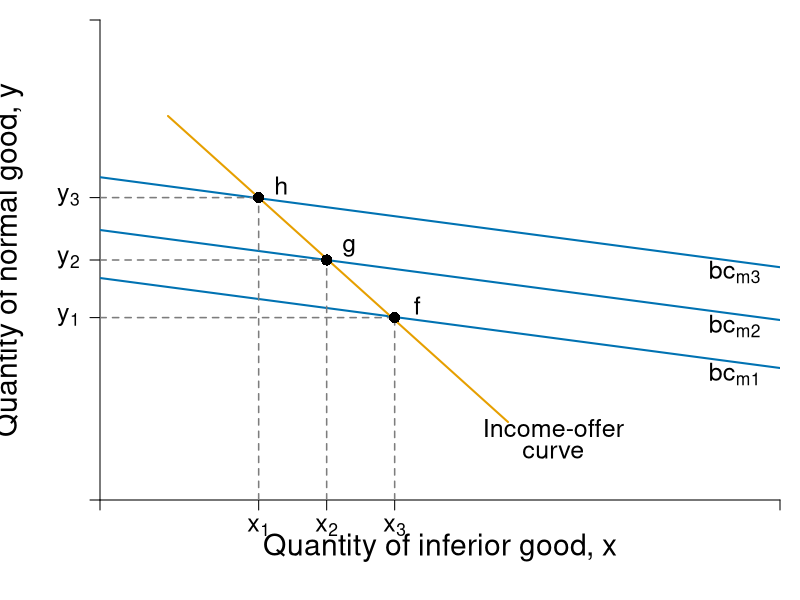

This figure's R source:
require(shape)
pdf(file = "indmarketdemand/budget_inferior_incomechange.pdf", width = 7, height = 7)

#Set parameters for graphics
pointsize <- 1.8
axislabelsize <- 1.8
labelsize <- 1.5
namesize <- 1.8
annotatesize <- 1.5
graphlinewidth <- 2
segmentlinewidth <- 1.5


COL <- c("#7fc97f", "#beaed4", "#fdc086", "#ffff99", "#386cb0", "#f0027f", "#bf5b17", "#666666")
COLA <- c("#99d8c9","#66c2a4","#41ae76", "#238b45", "#005824")
COLB <- c("#4eb3d3", "#2b8cbe", "#0868ac","#084081")
grays <- gray.colors(25, start = 1, end = 0)
CBCols <- c("#009E73","#0072B2","#E69F00","#CC79A7", "#F0E442")

#Edited the margins to cater for the larger LHS labels
par(mar =  c(5, 5, 1, 1))

uA <- function(x, y, alpha = 0.8, beta = 0.4, a = 0.2, b = 5){
  log(a*(x)^alpha + b*(y)^beta)
}

uA2 <- function(x, y, a = 0.5){
  a*log(x) + y^2/2
}


bcA <- function(x, m = 2.25, px = 0.25, py = 1) {
  m/py - (px/py)*x
}

mOffer <- function(x, int, slope) {
  int - slope*x
}



xlims <- c(0, 3)
ylims <- c(0, 4)

npts <- 501 
x <- seq(xlims[1], xlims[2], length.out = npts)
y <- seq(ylims[1], ylims[2], length.out = npts) 
ulevels <- c(1.3, 2, 3)

plot(0, 0, xlim = xlims, ylim = ylims, type = "n",
     xlab = expression(paste("")),
     ylab = expression(paste("")), 
     xaxt = "n", 
     yaxt = "n", 
     cex.lab = axislabelsize, 
     bty = "n",
     xaxs = "i", 
     yaxs = "i")

ticksy <- c(0, 1.52, 2, 2.52, ylims[2])
ylabels <- c(NA, expression(paste(y[1])), expression(paste(y[2])), expression(paste(y[3])), NA)
ticksx <- c(0, 0.7, 1, 1.3, xlims[2])
xlabels <- c(NA, expression(paste(x[1])), expression(paste(x[2])), expression(paste(x[3])), NA)

axis(1, at = ticksx, pos = 0, labels = xlabels, cex.axis = labelsize)
axis(2, at = ticksy, pos = 0, labels = ylabels, las = 1, cex.axis = labelsize)

npts <- 500 
xx1 <- seq(xlims[1], xlims[2], length.out = npts)
xx2 <- seq(xlims[1] + 0.3, xlims[2] - 1.2, length.out = npts)
lines(xx1, bcA(xx1, m = 1.85), col = CBCols[2], lwd = graphlinewidth)
lines(xx1, bcA(xx1, m = 2.25), col = CBCols[2], lwd = graphlinewidth)
lines(xx1, bcA(xx1, m = 2.69), col = CBCols[2], lwd = graphlinewidth)
lines(xx2, mOffer(xx2, int = 3.71, slope = 1.7), col = CBCols[3], lwd = graphlinewidth)

#Label Axes
text(0.5*xlims[2], -0.4, expression(paste("Quantity of inferior good, ", x)), xpd = TRUE, cex = axislabelsize) 
text(-0.4, 0.5*ylims[2], expression(paste("Quantity of normal good, ", y)), xpd = TRUE, cex = axislabelsize, srt = 90) 

#Label the budget curve functions for the HG, Aisha
text(2.8, 1.05, expression(bc[m1]), cex = labelsize)
text(2.8, 1.45, expression(bc[m2]), cex = labelsize)
text(2.8, 1.9, expression(bc[m3]), cex = labelsize)

text(2, 0.6, expression(paste("Income-offer")), cex = labelsize)
text(2, 0.4, expression(paste("curve")), cex = labelsize)


segments(0.7, 0, 0.7, 2.52, lty = 2, col = grays[20], lwd = segmentlinewidth)
segments(0, 2.52, 0.7, 2.52, lty = 2, col = grays[20], lwd = segmentlinewidth)
points(0.7, 2.52, pch = 16, col = "black", cex = 1.5)
text(0.7 + 0.1, 2.52 + 0.1, expression(h), cex = annotatesize)


segments(1, 0, 1, 2, lty = 2, col = grays[20], lwd = segmentlinewidth)
segments(0, 2, 1, 2, lty = 2, col = grays[20], lwd = segmentlinewidth)
points(1, 2, pch = 16, col = "black", cex = 1.5)
text(1 + 0.1, 2 + 0.1, expression(g), cex = annotatesize)

segments(1.3, 0, 1.3, 1.52, lty = 2, col = grays[20], lwd = segmentlinewidth)
segments(0, 1.52, 1.3, 1.52, lty = 2, col = grays[20], lwd = segmentlinewidth)
points(1.3, 1.52, pch = 16, col = "black", cex = 1.5)
text(1.3 + 0.1, 1.52 + 0.1, expression(f), cex = annotatesize)


dev.off()
